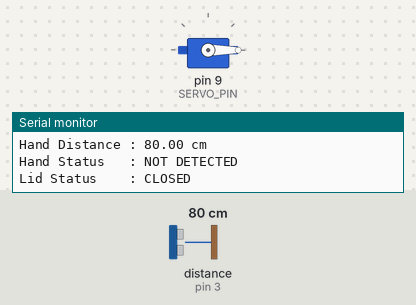
A sketch run on a simulated Arduino Uno, built with avr-gcc and run on an emulated ATmega328P. On the bench: servo, the last lines printed to the serial monitor. Wiring (inferred from the names in the program): ultrasonic range finder: trigger pin 2; echo pin 3. The test bench sets the inputs (shaded band); at power-on: distance to the obstacle (sensor on pin 3) 80 cm. The echo pulse lasts 58.3 µs per cm.

Above: at 2.5 s.
2.6 s: distance to the obstacle (sensor on pin 3) set to 21 cm
4.1 s: distance to the obstacle (sensor on pin 3) set to 18 cm
At 5.0 s:
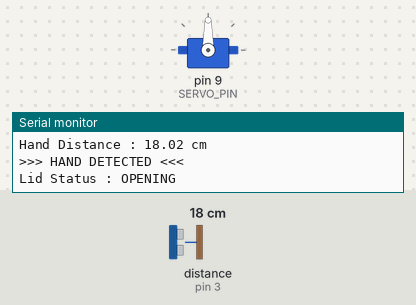
Timing chart, 0 to 10.6 s (numbered marks = the images above; inputs shaded):
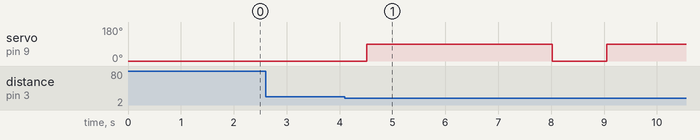

Measured:
- the behaviour switches between 20 and 19 cm on distance to the obstacle (sensor on pin 3) (found by bisection; images 0 and 1)
- after the input at 4.1 s, servo on pin 9 (SERVO_PIN): 0° → 90° after 0.41 s, → 0° 3.5 s later, → 90° 1.0 s later

The sketch:

phase6_automatic_lid.ino
```cpp
/*
 * ============================================================
 * Smart Dustbin - Phase 6
 * Automatic Lid Control
 * ============================================================
 *
 * HC-SR04 #1:
 * TRIG -> D2
 * ECHO -> D3
 *
 * SG90 Servo:
 * Signal -> D9
 *
 * Logic:
 *
 * Distance <= 20 cm
 *        ↓
 * Hand detected
 *        ↓
 * Servo -> 90°
 *        ↓
 * Lid OPEN
 *        ↓
 * Wait 3 seconds
 *        ↓
 * Servo -> 0°
 *        ↓
 * Lid CLOSED
 *
 * ============================================================
 */

#include <Servo.h>


// ------------------------------------------------------------
// Pin Configuration
// ------------------------------------------------------------

const int HAND_TRIG_PIN = 2;
const int HAND_ECHO_PIN = 3;

const int SERVO_PIN = 9;


// ------------------------------------------------------------
// Configuration
// ------------------------------------------------------------

const float HAND_DETECTION_THRESHOLD = 20.0;

const int CLOSED_ANGLE = 0;
const int OPEN_ANGLE = 90;

const unsigned long OPEN_DURATION = 3000;


// ------------------------------------------------------------
// Servo Object
// ------------------------------------------------------------

Servo lidServo;


// ------------------------------------------------------------
// Read HC-SR04 Distance
// ------------------------------------------------------------

float readDistance()
{
    digitalWrite(HAND_TRIG_PIN, LOW);
    delayMicroseconds(2);

    digitalWrite(HAND_TRIG_PIN, HIGH);
    delayMicroseconds(10);
    digitalWrite(HAND_TRIG_PIN, LOW);

    unsigned long duration =
        pulseIn(
            HAND_ECHO_PIN,
            HIGH,
            30000
        );

    if (duration == 0)
    {
        return -1.0;
    }

    float distance =
        duration * 0.0343 / 2.0;

    if (distance < 2.0 ||
        distance > 400.0)
    {
        return -1.0;
    }

    return distance;
}


// ------------------------------------------------------------
// Open Lid
// ------------------------------------------------------------

void openLid()
{
    Serial.println();
    Serial.println(">>> HAND DETECTED <<<");

    Serial.println(
        "Lid Status : OPENING"
    );

    lidServo.write(OPEN_ANGLE);

    delay(500);

    Serial.println(
        "Lid Status : OPEN"
    );

    Serial.print(
        "Servo Angle : "
    );

    Serial.print(OPEN_ANGLE);

    Serial.println(" degrees");

    Serial.print(
        "Open Duration : "
    );

    Serial.print(
        OPEN_DURATION / 1000
    );

    Serial.println(" seconds");

    delay(OPEN_DURATION);
}


// ------------------------------------------------------------
// Close Lid
// ------------------------------------------------------------

void closeLid()
{
    Serial.println(
        "Lid Status : CLOSING"
    );

    lidServo.write(CLOSED_ANGLE);

    delay(500);

    Serial.println(
        "Lid Status : CLOSED"
    );

    Serial.print(
        "Servo Angle : "
    );

    Serial.print(CLOSED_ANGLE);

    Serial.println(" degrees");
}


// ------------------------------------------------------------
// Setup
// ------------------------------------------------------------

void setup()
{
    Serial.begin(9600);

    pinMode(
        HAND_TRIG_PIN,
        OUTPUT
    );

    pinMode(
        HAND_ECHO_PIN,
        INPUT
    );

    digitalWrite(
        HAND_TRIG_PIN,
        LOW
    );

    lidServo.attach(
        SERVO_PIN
    );

    // Start with lid closed
    lidServo.write(
        CLOSED_ANGLE
    );

    delay(1000);

    Serial.println();
    Serial.println(
        "======================================"
    );

    Serial.println(
        " SMART DUSTBIN - PHASE 6 TEST"
    );

    Serial.println(
        " AUTOMATIC LID CONTROL"
    );

    Serial.println(
        "======================================"
    );

    Serial.println();

    Serial.println(
        "Hand Sensor : HC-SR04"
    );

    Serial.println(
        "TRIG        : D2"
    );

    Serial.println(
        "ECHO        : D3"
    );

    Serial.println();

    Serial.println(
        "Servo       : SG90"
    );

    Serial.println(
        "Signal      : D9"
    );

    Serial.println();

    Serial.print(
        "Detection Threshold : "
    );

    Serial.print(
        HAND_DETECTION_THRESHOLD
    );

    Serial.println(" cm");

    Serial.print(
        "Closed Angle        : "
    );

    Serial.print(
        CLOSED_ANGLE
    );

    Serial.println(" degrees");

    Serial.print(
        "Open Angle          : "
    );

    Serial.print(
        OPEN_ANGLE
    );

    Serial.println(" degrees");

    Serial.println();

    Serial.println(
        "System Ready"
    );

    Serial.println(
        "Lid Status : CLOSED"
    );

    Serial.println();
}


// ------------------------------------------------------------
// Main Loop
// ------------------------------------------------------------

void loop()
{
    float handDistance =
        readDistance();


    // --------------------------------------------------------
    // Invalid Sensor Reading
    // --------------------------------------------------------

    if (handDistance < 0)
    {
        Serial.println(
            "Hand Sensor : INVALID READING"
        );

        delay(500);

        return;
    }


    // --------------------------------------------------------
    // Display Distance
    // --------------------------------------------------------

    Serial.print(
        "Hand Distance : "
    );

    Serial.print(
        handDistance
    );

    Serial.println(" cm");


    // --------------------------------------------------------
    // Hand Detection
    // --------------------------------------------------------

    if (
        handDistance <=
        HAND_DETECTION_THRESHOLD
    )
    {
        openLid();

        closeLid();

        Serial.println();
        Serial.println(
            "Waiting for next hand detection..."
        );

        delay(500);
    }
    else
    {
        Serial.println(
            "Hand Status   : NOT DETECTED"
        );

        Serial.println(
            "Lid Status    : CLOSED"
        );

        lidServo.write(
            CLOSED_ANGLE
        );

        delay(500);
    }
}
```
